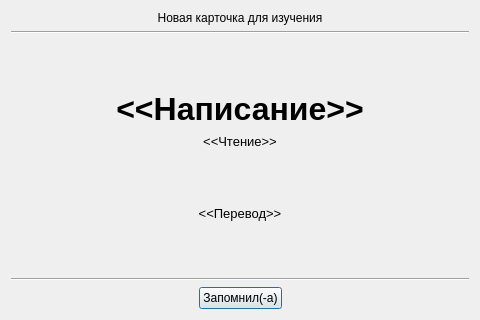
<?xml version="1.0" encoding="UTF-8"?>
<ui version="4.0">
 <class>LearnWindow</class>
 <widget class="QDialog" name="LearnWindow">
  <property name="geometry">
   <rect>
    <x>0</x>
    <y>0</y>
    <width>480</width>
    <height>320</height>
   </rect>
  </property>
  <property name="windowTitle">
   <string>Dialog</string>
  </property>
  <layout class="QVBoxLayout" name="verticalLayout_2">
   <item>
    <widget class="QLabel" name="label">
     <property name="text">
      <string>Новая карточка для изучения</string>
     </property>
     <property name="alignment">
      <set>Qt::AlignCenter</set>
     </property>
    </widget>
   </item>
   <item>
    <widget class="Line" name="line">
     <property name="orientation">
      <enum>Qt::Horizontal</enum>
     </property>
    </widget>
   </item>
   <item>
    <spacer name="verticalSpacer">
     <property name="orientation">
      <enum>Qt::Vertical</enum>
     </property>
     <property name="sizeHint" stdset="0">
      <size>
       <width>20</width>
       <height>40</height>
      </size>
     </property>
    </spacer>
   </item>
   <item>
    <layout class="QVBoxLayout" name="verticalLayout">
     <item>
      <widget class="QLabel" name="symbolLabel">
       <property name="font">
        <font>
         <pointsize>24</pointsize>
         <weight>75</weight>
         <bold>true</bold>
         <stylestrategy>PreferDefault</stylestrategy>
         <kerning>true</kerning>
        </font>
       </property>
       <property name="text">
        <string>&lt;&lt;Написание&gt;&gt;</string>
       </property>
       <property name="alignment">
        <set>Qt::AlignCenter</set>
       </property>
      </widget>
     </item>
     <item>
      <widget class="QLabel" name="readingLabel">
       <property name="font">
        <font>
         <pointsize>10</pointsize>
         <weight>50</weight>
         <bold>false</bold>
         <stylestrategy>PreferDefault</stylestrategy>
         <kerning>true</kerning>
        </font>
       </property>
       <property name="text">
        <string>&lt;&lt;Чтение&gt;&gt;</string>
       </property>
       <property name="alignment">
        <set>Qt::AlignCenter</set>
       </property>
      </widget>
     </item>
    </layout>
   </item>
   <item>
    <spacer name="verticalSpacer_2">
     <property name="orientation">
      <enum>Qt::Vertical</enum>
     </property>
     <property name="sizeHint" stdset="0">
      <size>
       <width>20</width>
       <height>40</height>
      </size>
     </property>
    </spacer>
   </item>
   <item>
    <widget class="QLabel" name="descriptionLabel">
     <property name="font">
      <font>
       <pointsize>10</pointsize>
       <weight>50</weight>
       <bold>false</bold>
       <stylestrategy>PreferDefault</stylestrategy>
       <kerning>true</kerning>
      </font>
     </property>
     <property name="text">
      <string>&lt;&lt;Перевод&gt;&gt;</string>
     </property>
     <property name="alignment">
      <set>Qt::AlignCenter</set>
     </property>
    </widget>
   </item>
   <item>
    <spacer name="verticalSpacer_3">
     <property name="orientation">
      <enum>Qt::Vertical</enum>
     </property>
     <property name="sizeHint" stdset="0">
      <size>
       <width>20</width>
       <height>40</height>
      </size>
     </property>
    </spacer>
   </item>
   <item>
    <widget class="Line" name="line_2">
     <property name="orientation">
      <enum>Qt::Horizontal</enum>
     </property>
    </widget>
   </item>
   <item>
    <layout class="QHBoxLayout" name="horizontalLayout">
     <item>
      <spacer name="horizontalSpacer">
       <property name="orientation">
        <enum>Qt::Horizontal</enum>
       </property>
       <property name="sizeHint" stdset="0">
        <size>
         <width>40</width>
         <height>20</height>
        </size>
       </property>
      </spacer>
     </item>
     <item>
      <widget class="QPushButton" name="pushButton">
       <property name="text">
        <string>Запомнил(-а)</string>
       </property>
      </widget>
     </item>
     <item>
      <spacer name="horizontalSpacer_2">
       <property name="orientation">
        <enum>Qt::Horizontal</enum>
       </property>
       <property name="sizeHint" stdset="0">
        <size>
         <width>40</width>
         <height>20</height>
        </size>
       </property>
      </spacer>
     </item>
    </layout>
   </item>
  </layout>
 </widget>
 <resources/>
 <connections/>
</ui>
